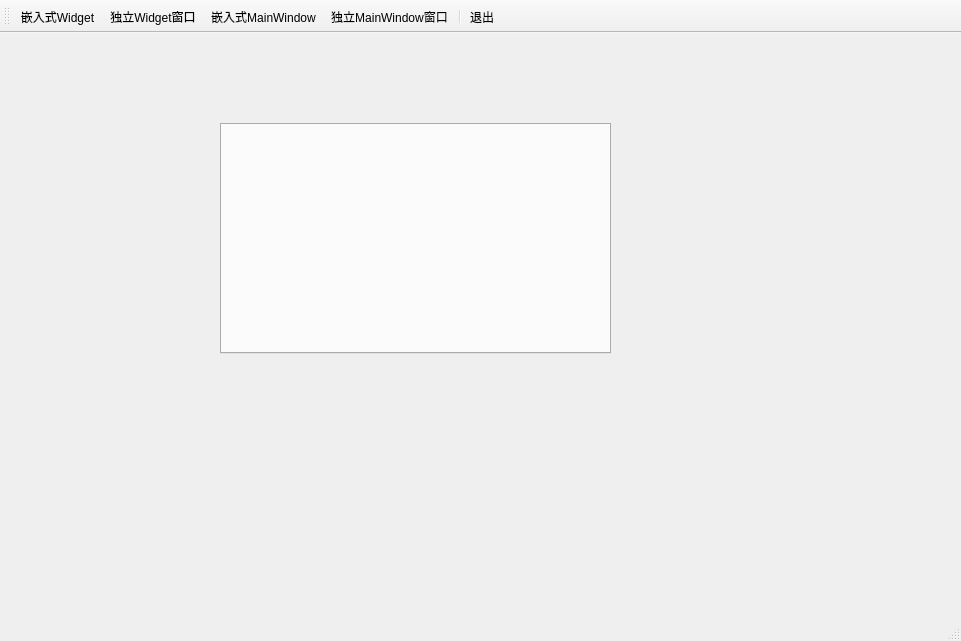
<?xml version="1.0" encoding="UTF-8"?>
<ui version="4.0">
 <class>multi_window</class>
 <widget class="QMainWindow" name="multi_window">
  <property name="geometry">
   <rect>
    <x>0</x>
    <y>0</y>
    <width>961</width>
    <height>641</height>
   </rect>
  </property>
  <property name="windowTitle">
   <string>multi_window</string>
  </property>
  <widget class="QWidget" name="centralwidget">
   <widget class="QTabWidget" name="tabWidget">
    <property name="geometry">
     <rect>
      <x>220</x>
      <y>90</y>
      <width>391</width>
      <height>231</height>
     </rect>
    </property>
    <property name="tabsClosable">
     <bool>true</bool>
    </property>
   </widget>
  </widget>
  <widget class="QStatusBar" name="statusbar"/>
  <widget class="QToolBar" name="toolBar">
   <property name="windowTitle">
    <string>toolBar</string>
   </property>
   <property name="toolButtonStyle">
    <enum>Qt::ToolButtonTextUnderIcon</enum>
   </property>
   <attribute name="toolBarArea">
    <enum>TopToolBarArea</enum>
   </attribute>
   <attribute name="toolBarBreak">
    <bool>false</bool>
   </attribute>
   <addaction name="actionWidgetInside"/>
   <addaction name="actionWidgetDetached"/>
   <addaction name="actionMainWindowInside"/>
   <addaction name="actionMainWindowDetached"/>
   <addaction name="separator"/>
   <addaction name="actionQuit"/>
  </widget>
  <action name="actionWidgetInside">
   <property name="icon">
    <iconset resource="multi_window.qrc">
     <normaloff>:/images/icon_multi_window/100.bmp</normaloff>:/images/icon_multi_window/100.bmp</iconset>
   </property>
   <property name="text">
    <string>嵌入式Widget</string>
   </property>
   <property name="toolTip">
    <string>嵌入式MainWindow</string>
   </property>
  </action>
  <action name="actionWidgetDetached">
   <property name="icon">
    <iconset resource="multi_window.qrc">
     <normaloff>:/images/icon_multi_window/804.bmp</normaloff>:/images/icon_multi_window/804.bmp</iconset>
   </property>
   <property name="text">
    <string>独立Widget窗口</string>
   </property>
  </action>
  <action name="actionQuit">
   <property name="icon">
    <iconset resource="multi_window.qrc">
     <normaloff>:/images/icon_multi_window/132.bmp</normaloff>:/images/icon_multi_window/132.bmp</iconset>
   </property>
   <property name="text">
    <string>退出</string>
   </property>
  </action>
  <action name="actionMainWindowInside">
   <property name="icon">
    <iconset resource="multi_window.qrc">
     <normaloff>:/images/icon_multi_window/2.ico</normaloff>:/images/icon_multi_window/2.ico</iconset>
   </property>
   <property name="text">
    <string>嵌入式MainWindow</string>
   </property>
  </action>
  <action name="actionMainWindowDetached">
   <property name="icon">
    <iconset resource="multi_window.qrc">
     <normaloff>:/images/icon_multi_window/3.ico</normaloff>:/images/icon_multi_window/3.ico</iconset>
   </property>
   <property name="text">
    <string>独立MainWindow窗口</string>
   </property>
  </action>
 </widget>
 <resources>
  <include location="multi_window.qrc"/>
 </resources>
 <connections>
  <connection>
   <sender>actionQuit</sender>
   <signal>triggered()</signal>
   <receiver>multi_window</receiver>
   <slot>close()</slot>
   <hints>
    <hint type="sourcelabel">
     <x>-1</x>
     <y>-1</y>
    </hint>
    <hint type="destinationlabel">
     <x>396</x>
     <y>211</y>
    </hint>
   </hints>
  </connection>
 </connections>
</ui>
